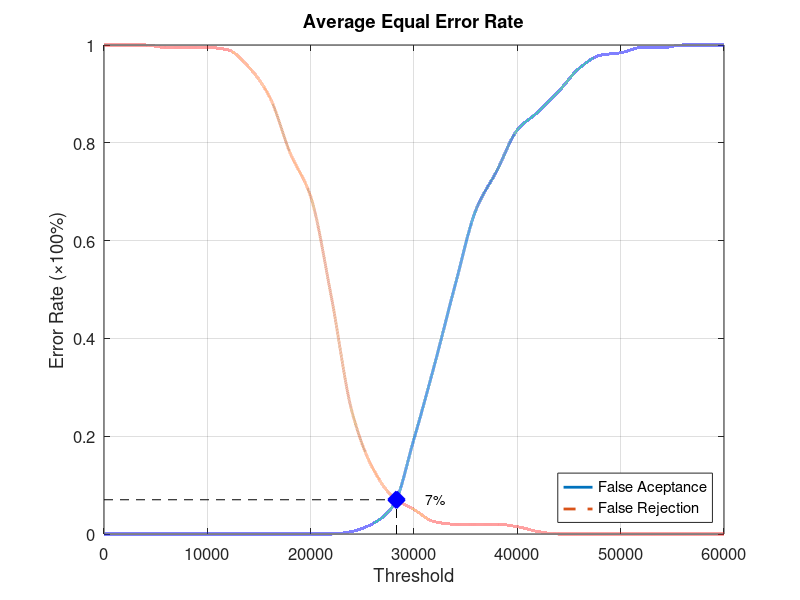
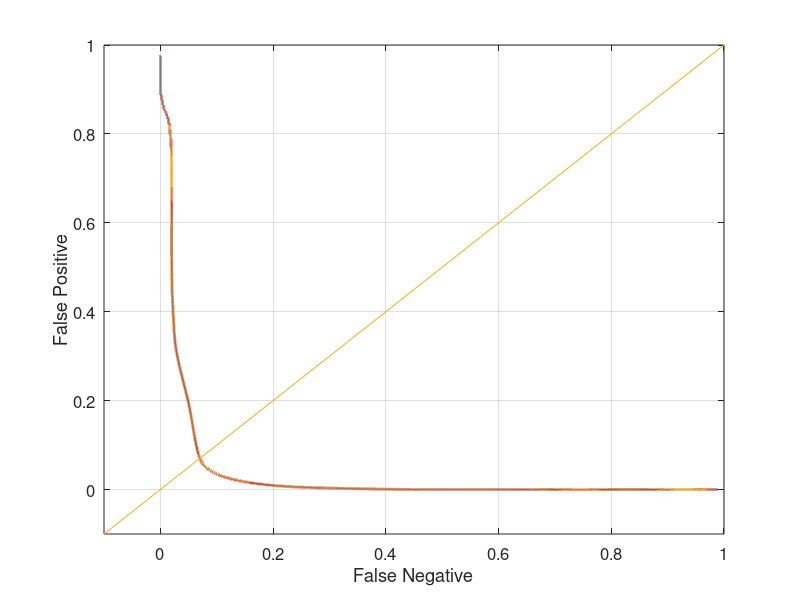

The MATLAB script that drew these images, in order:
function yEER = Database2_4
close all;
clear;
clc;
x = 0:2000:60000;
xq = 0:0.5:60000;

y0 = [0 0 0 0 0 0 0 0 0 0 0 0 0.00526316 0.0210526 0.0578947 0.194737 0.347368 0.510526 0.663158 0.742105 0.826316 0.863158 0.905263 0.952632 0.978947 0.984211 0.994737 0.994737 1 1 1];
yy0 = interp1(x, y0, xq, 'pchip');
y1 = [1 1 1 0.995 0.995 0.995 0.99 0.955 0.895 0.78 0.69 0.485 0.25 0.135 0.075 0.05 0.025 0.02 0.02 0.02 0.015 0.005 0 0 0 0 0 0 0 0 0];
yy1 = interp1(x, y1, xq, 'pchip');

% Calculating EER: 
y2 = abs(y0 - y1);
find(y2 == min(y2))
yy2 = abs(yy0 - yy1);
xEER = find(yy2 == min(yy2));
xEERIndex = xq(xEER) % X-axis EER
yEER = yy0(xEER) % Y-axis EER

main = figure
plot(xq, yy0,'-','LineWidth', 2);	hold on
plot(xq, yy1,'--','LineWidth', 2);	hold on
plot([xEERIndex xEERIndex], [0 yEER], 'k--');	hold on
plot([0 xEERIndex], [yEER yEER], 'k--');	hold on
plot(xEERIndex, yEER, 'bx', 'LineWidth', 10);	hold on
text(xEERIndex + 10 * xEERIndex / 100, yEER, [num2str(round((10000 * yEER)) / 100) '%'])
legend('False Aceptance', 'False Rejection', 'Location', 'SouthEast')
xlabel('Threshold')
ylabel('Error Rate (\times100%)')
title('Average Equal Error Rate')
set(gca, 'FontSize', 12)
axis([0 60000 0 1])
grid on

print(main, 'Database2_4Main', '-dpng');
FNRxFPR = figure('Color', [1 1 1]);
plot(yy1, yy0, '-', yy1, yy0, 'LineWidth', 2);
hold on
y = -0.1:0.1:1
plot(y, y); 
set(gca, 'FontSize', 12)
xlabel('False Negative')
ylabel('False Positive')
axis([-0.1 1 -0.1 1])
set(gca, 'FontSize', 12)
grid on

print(FNRxFPR, 'Database2_4FNRxFPR','-dpng');
end
